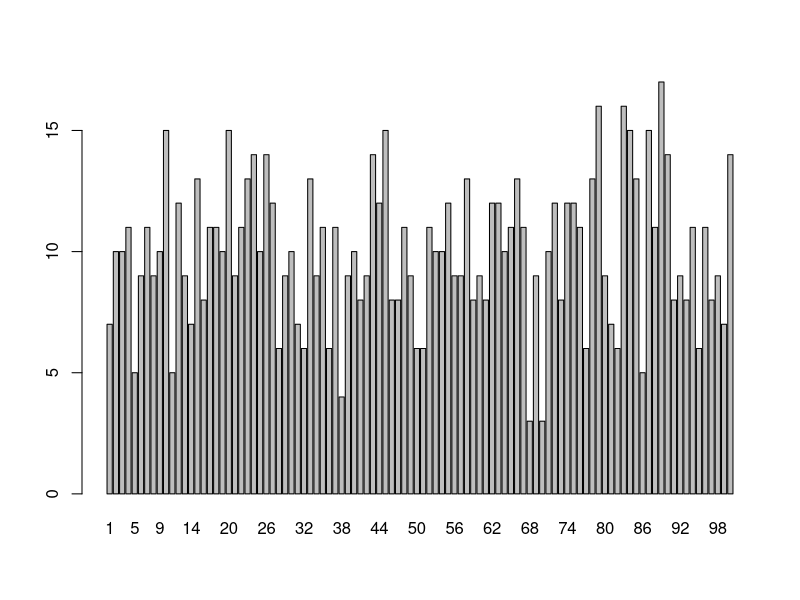
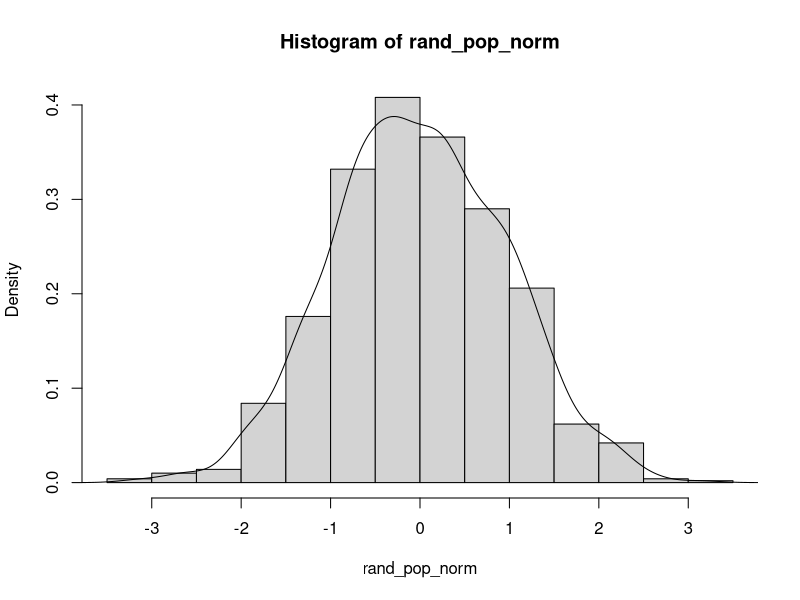
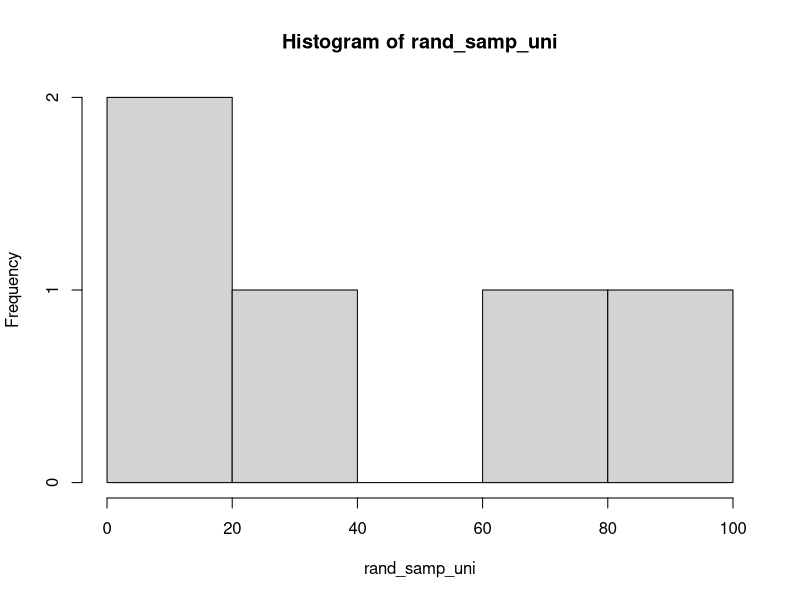
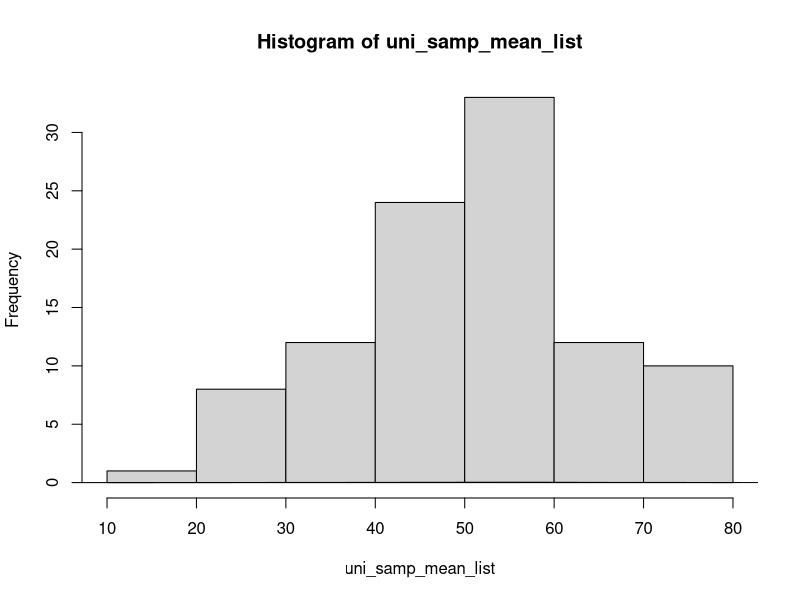
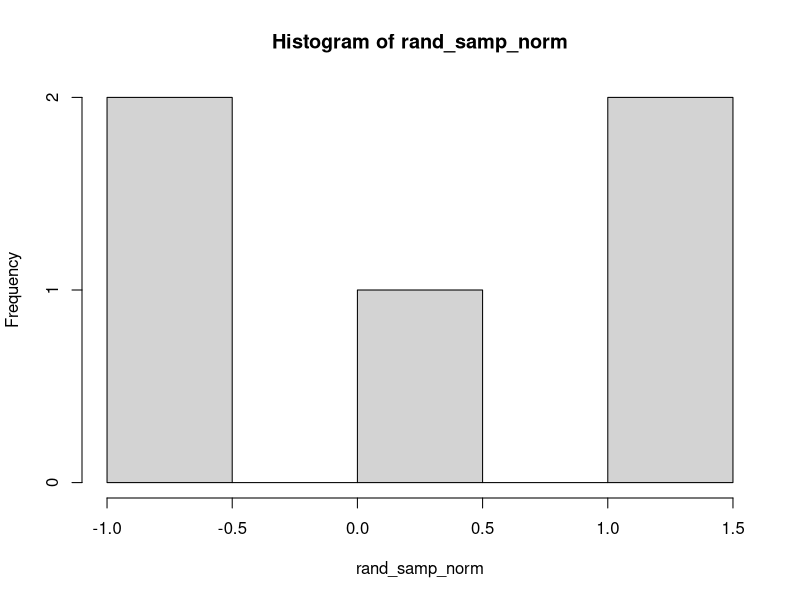
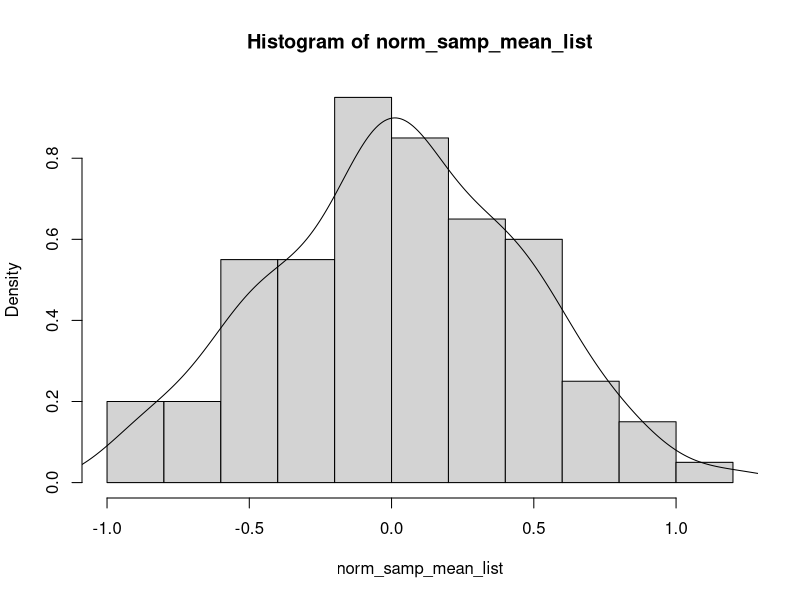
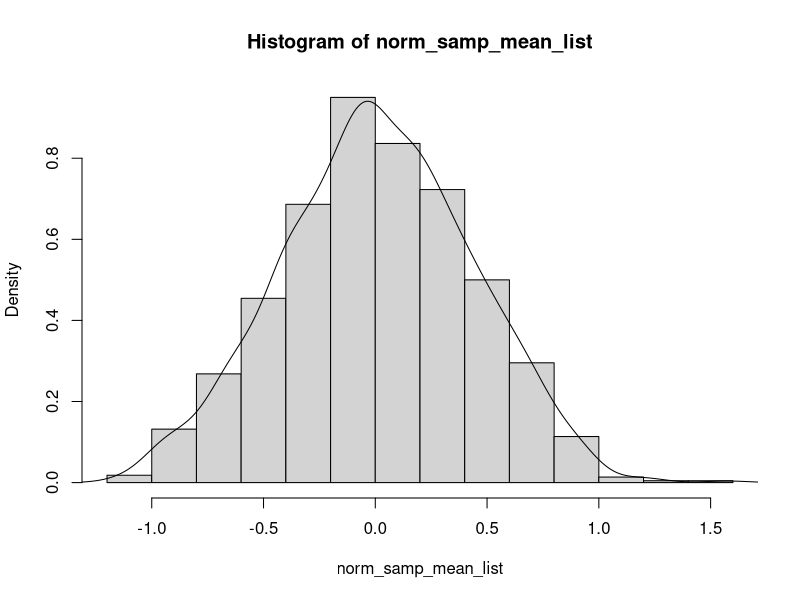

Here is the R script that generated these plots, in order:
#Sampling Demo
#Judy Yang
#03/21/2022
#revised by Qingqing Yang 03/24/2022

##create 2 populations

#Uniform dis pop
#1000 random integers in range of 1 and 100
rand_pop_uni = sample.int(100,1000, replace = TRUE) 
mean(rand_pop_uni)
#this is nearly a uniform distribution
barplot(table(rand_pop_uni))


#Normal dis pop
#1000 random number from a standard normal distribution (mean = 0, sd = 1)
rand_pop_norm = rnorm(1000) 
#this is a normal distribution
hist(rand_pop_norm, prob = TRUE) 
lines(x = density(rand_pop_norm))

# Uniform dis, 100 sample mean (size =5)
# Sampling from the uniformed population, 
# with a sample size of 5 
rand_samp_uni = sample(rand_pop_uni, size = 5)
hist(rand_samp_uni)
mean(rand_samp_uni)
# Get 100 sample with size of 5
uni_samp_mean_list = c()
for (i in 1:100) {
  rand_samp_uni = sample(rand_pop_uni, size = 5)
  uni_samp_mean = mean(rand_samp_uni)
  uni_samp_mean_list = c(uni_samp_mean_list, uni_samp_mean)
}
hist(uni_samp_mean_list)
lines(x = density(uni_samp_mean_list))
mean(uni_samp_mean_list)
# the original population was uniform, 
# but the sampling distribution of the mean is normal
# Central Limit Theorem!!


# Normal dis
# random sampling from the Normal population, 
# with a sample size of 5
rand_samp_norm = sample(rand_pop_norm, size = 5)
hist(rand_samp_norm)
mean(rand_samp_norm)
# 20 sample with the size of 5
norm_samp_mean_list = c()
for (i in 1:100) {
  rand_samp_norm = sample(rand_pop_norm, size = 5)
  norm_samp_mean = mean(rand_samp_norm)
  norm_samp_mean_list = c(norm_samp_mean_list, norm_samp_mean)
}
hist(norm_samp_mean_list, prob = TRUE) 
lines(x = density(norm_samp_mean_list))
mean(norm_samp_mean_list) #very close to population mean

# 1000 sample with the size of 5
for (i in 1:1000) {
  rand_samp_norm = sample(rand_pop_norm, size = 5)
  norm_samp_mean = mean(rand_samp_norm)
  norm_samp_mean_list = c(norm_samp_mean_list, norm_samp_mean)
}
hist(norm_samp_mean_list, prob = TRUE) 
lines(x = density(norm_samp_mean_list))
mean(norm_samp_mean_list)
